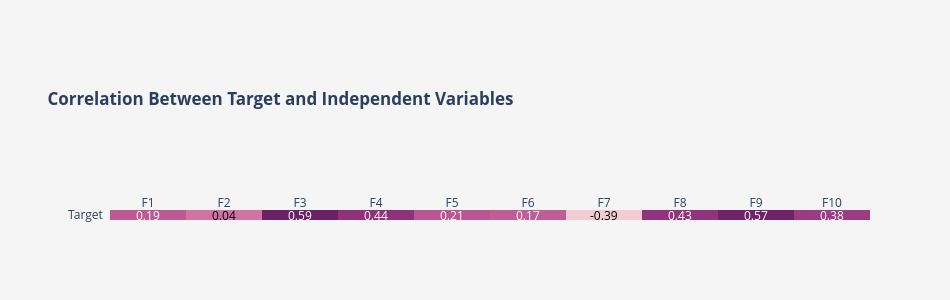

The cell this chart's notebook holds for it:
### Markdown cell above
### Testing Regression Assumptions

### Code cell
corr = np.round(df.corr(), 2) # Computing correlation
target_corr = corr.loc[['Target'], :].drop(columns=['Target']) # Filtering for the Target variable

# Creating annotated heatmap
fig = ff.create_annotated_heatmap(z=target_corr.values,
                                  x=target_corr.columns.tolist(),
                                  y=['Target'],
                                  colorscale='Magenta')

# Updating layout
fig.update_layout(title={'text': '<b>Correlation Between Target and Independent Variables</b>',
                        'x': 0.05, 'xanchor': 'left'},
                  margin=dict(t=210, l=110),
                  yaxis=dict(showgrid=False),
                  xaxis=dict(showgrid=False),
                  plot_bgcolor='#F6F5F5',
                  paper_bgcolor='#F6F5F5',
                  height=300, width=950) 

# Configuring font size 
for i in range(len(fig.layout.annotations)):
    fig.layout.annotations[i].font.size = 12

fig.show()

### Figure 1 — Plotly figure (JSON) as saved in the notebook; plotly's stock layout.template omitted (floating-point values rounded to 4 significant figures)
{"data": [{"colorscale": [[0, "rgb(243, 203, 211)"], [0.1667, "rgb(234, 169, 189)"], [0.3333, "rgb(221, 136, 172)"], [0.5, "rgb(202, 105, 157)"], [0.6667, "rgb(177, 77, 142)"], [0.8333, "rgb(145, 53, 125)"], [1, "rgb(108, 33, 103)"]], "reversescale": false, "showscale": false, "type": "heatmap", "x": ["F1", "F2", "F3", "F4", "F5", "F6", "F7", "F8", "F9", "F10"], "y": ["Target"], "z": [[0.19, 0.04, 0.59, 0.44, 0.21, 0.17, -0.39, 0.43, 0.57, 0.38]]}], "layout": {"annotations": [{"font": {"color": "#FFFFFF", "size": 12}, "showarrow": false, "text": "0.19", "x": "F1", "xref": "x", "y": "Target", "yref": "y"}, {"font": {"color": "#000000", "size": 12}, "showarrow": false, "text": "0.04", "x": "F2", "xref": "x", "y": "Target", "yref": "y"}, {"font": {"color": "#FFFFFF", "size": 12}, "showarrow": false, "text": "0.59", "x": "F3", "xref": "x", "y": "Target", "yref": "y"}, {"font": {"color": "#FFFFFF", "size": 12}, "showarrow": false, "text": "0.44", "x": "F4", "xref": "x", "y": "Target", "yref": "y"}, {"font": {"color": "#FFFFFF", "size": 12}, "showarrow": false, "text": "0.21", "x": "F5", "xref": "x", "y": "Target", "yref": "y"}, {"font": {"color": "#FFFFFF", "size": 12}, "showarrow": false, "text": "0.17", "x": "F6", "xref": "x", "y": "Target", "yref": "y"}, {"font": {"color": "#000000", "size": 12}, "showarrow": false, "text": "-0.39", "x": "F7", "xref": "x", "y": "Target", "yref": "y"}, {"font": {"color": "#FFFFFF", "size": 12}, "showarrow": false, "text": "0.43", "x": "F8", "xref": "x", "y": "Target", "yref": "y"}, {"font": {"color": "#FFFFFF", "size": 12}, "showarrow": false, "text": "0.57", "x": "F9", "xref": "x", "y": "Target", "yref": "y"}, {"font": {"color": "#FFFFFF", "size": 12}, "showarrow": false, "text": "0.38", "x": "F10", "xref": "x", "y": "Target", "yref": "y"}], "height": 300, "margin": {"l": 110, "t": 210}, "paper_bgcolor": "#F6F5F5", "plot_bgcolor": "#F6F5F5", "title": {"text": "<b>Correlation Between Target and Independent Variables</b>", "x": 0.05, "xanchor": "left"}, "width": 950, "xaxis": {"dtick": 1, "gridcolor": "rgb(0, 0, 0)", "showgrid": false, "side": "top", "ticks": ""}, "yaxis": {"dtick": 1, "showgrid": false, "ticks": "", "ticksuffix": "  "}}}
